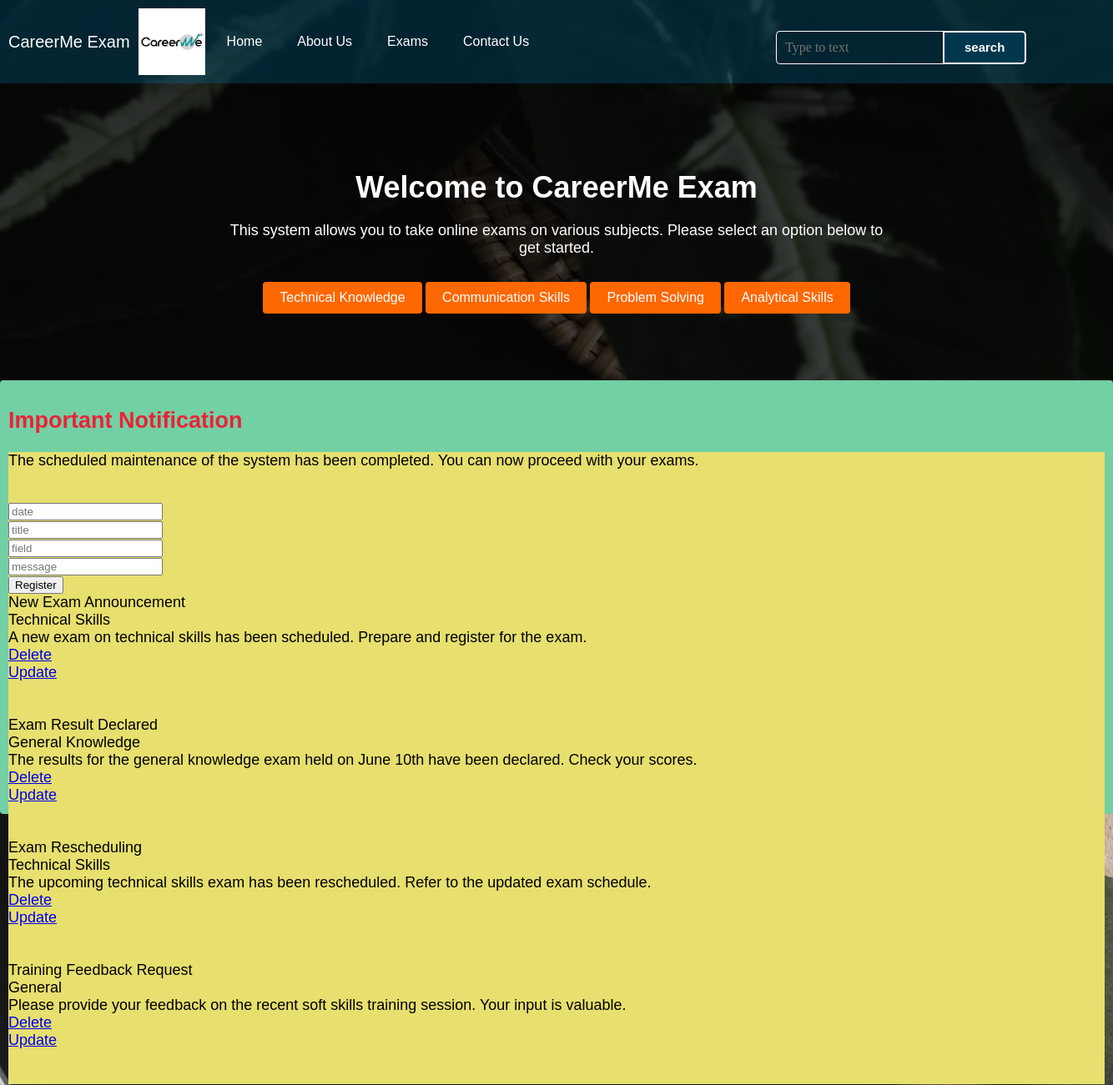
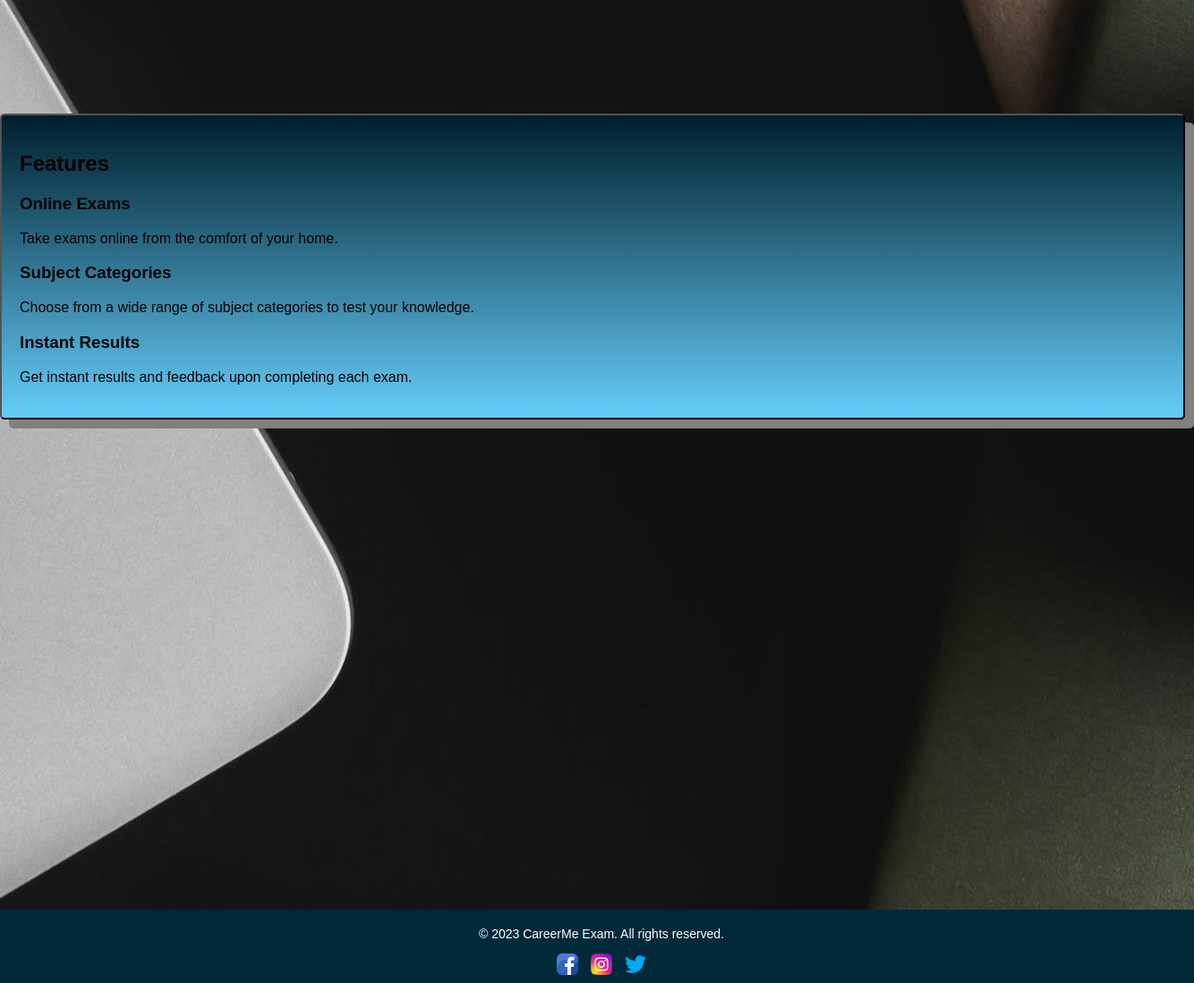
/Admin.php, run on the app's committed database (2 pictures, top to bottom).
### tables this page shows
CREATE TABLE `notifications` (
  `id` int(12) NOT NULL,
  `date` date NOT NULL,
  `title` varchar(255) NOT NULL,
  `field` varchar(255) NOT NULL,
  `message` text NOT NULL
);

### Admin.php (the view, shortened to what this page needs)
<!DOCTYPE html>
<html>
<head>
  <link rel="stylesheet" href="style1.css">
</head>
<body>
  <div class="navbar">
    <span class="navbar-text">CareerMe Exam</span>
    <img src="./imgs/ci.png" alt="Company Logo">
    <ul class="navbar-list">
      <li><a href="Home.html">Home</a></li>
      <li><a href="aboutus.html">About Us</a></li>
      <li><a href="./Exam.html">Exams</a></li>
      <li><a href="contactus.html">Contact Us</a></li>
    </ul>
    <div class="search">
      <input class="srch" type="search" name="" placeholder="Type to text">
      <a href="#"><button class="btn">search</button></a>
    </div>
  </div>
  <div class="hero-section">
    <div class="hero-content">
      <h1>Welcome to CareerMe Exam</h1>
      <p>This system allows you to take online exams on various subjects. Please select an option below to get started.</p>
      <div class="subject-buttons">
        <a href="#" class="button1">Technical Knowledge</a>
        <a href="#" class="button1">Communication Skills</a>
        <a href="#" class="button1">Problem Solving</a>
        <a href="#" class="button1">Analytical Skills</a>
      </div>
    </div>
  </div>
  <div class="notification">
    <div class="top">
    <h2>Important Notification</h2>
    <div class="pline"><p>The scheduled maintenance of the system has been completed. You can now proceed with your exams.</p>
    <form action="AddNew.php" method="POST">
        <br>
        <input type="text" name="date" placeholder="date" >
        <br>
        <input type="text" name="title" placeholder="title">
        <br>
        <input type="text" name="field" placeholder="field">
        <br>
        <input type="text" name="message" placeholder="message" width="90px" height="50px">
        <br>
        <button tye="submit" name="reg">Register</button>
    </form>
    <?php
      include 'config.php';
      $sql3 = "SELECT * FROM notifications";
      $result3 = mysqli_query($conn, $sql3);
      foreach ($result3 as $row){
        echo $row['title'] . "<br>";
        echo $row['field'] . "<br>";
        echo $row['message'] . "<br>";?>
        <div><a href="delete.php?id=<?=$row['id'];?>">Delete</a></div>
        <div><a href="update.php?id=<?=$row['id'];?>">Update</a></div>
        <?php echo "<br><br>"; ?>
        <?php
      }
    ?>
    </div></div>
  </div>
  <br><br><br><br><br><br><br><br><br><br><br><br><br><br><br><br><br><br><br><br><br><br><br><br>
  <div class="features-section">
    <h2>Features</h2>
    <div class="features">
      <div class="feature">
        <h3>Online Exams</h3>
        <p>Take exams online from the comfort of your home.</p>
      </div>
      <div class="feature">
        <h3>Subject Categories</h3>
        <p>Choose from a wide range of subject categories to test your knowledge.</p>
      </div>
      <div class="feature">
        <h3>Instant Results</h3>
        <p>Get instant results and feedback upon completing each exam.</p>
      </div>
    </div>
  </div>
  <div class="footer">
    <p>&copy; 2023 CareerMe Exam. All rights reserved.</p>
    <div class="social-media-icons">
      <a href="#"><img src="./imgs/facebook (1).png" alt="Facebook" class="icon"></a>
      <a href="#"><img src="./imgs/instagram (1).png" alt="Instagram" class="icon"></a>
      <a href="#"><img src="./imgs/twitter (1).png" alt="Twitter" class="icon"></a>
    </div>
  </div>
</body>
</html>

### style1.css (style rules this page uses)
html, body { margin: 0; padding: 0; }
body { height: 300vh; background-image: url(./imgs/bc2.jpg); background-color: rgba(0, 0, 0); background-repeat: no-repeat; background-size:cover; background-position: center; overflow: auto; font-family: Arial, sans-serif; }
.navbar { display: flex; align-items: center; background-color: rgba(0, 41, 58, 0.8); padding: 10px; }
.navbar img { width: 80px; height: 80px; margin-right: 10px; }
.navbar-text { font-size: 20px; color: #fff; margin-right: 10px; }
ul.navbar-list { list-style-type: none; margin: 0; padding: 0; display: flex; }
ul.navbar-list li { margin-right: 10px; }
ul.navbar-list li a { display:block; color: #fff; text-align: center; padding: 14px 16px; text-decoration:none; }
.search { width: 330px; float: left; margin-left: 270px; }
.srch { font-family: 'Times New Roman'; width: 200px; height: 40px; background: transparent; border: 1px solid #fff; margin-top: 13px; color: white; border-right: none; font-size: 16px; float: left; padding: 10px; border-bottom-left-radius: 5px; border-top-left-radius: 5px; }
.btn { width: 100px; height: 40px; background: #01374e; border: 2px solid #fff; margin-top: 13px; color: white; font-size: 15px; border-bottom-right-radius: 5px; border-top-right-radius: 5px; font-weight: bold; }
.hero-section { background-color: rgba(0, 0, 0, 0.7); padding: 80px 0; text-align: center; color: #fff; }
.hero-content { max-width: 800px; margin: 0 auto; }
.hero-content h1 { font-size: 36px; margin-bottom: 20px; }
.hero-content p { font-size: 18px; margin-bottom: 30px; }
.button1 { display: inline-block; padding: 10px 20px; background-color: #ff6700; color: #fff; text-decoration: none; border-radius: 4px; }
.notification { background-color: #73cfa4; color: #e92337; padding: 10px; margin-bottom: 20px; border-radius: 4px; height: 500px; }
.notification .top { font-size: 18px; font-family: Arial, Helvetica, sans-serif; }
.notification .top .pline { color:#000; font-family:Verdana, Geneva, Tahoma, sans-serif; background-color: #e7df6e; }
.features-section { border: 2px solid #000; padding: 20px; border-radius: 5px; background-image: linear-gradient(#001e2b, #65cdfa); border-style: outset; width: 1280px; box-shadow: 10px 10px gray; }
.footer { position: fixed; left: 0; bottom: 0; width: 100%; background-color:rgba(0, 41, 58, 1); color: white; text-align: center; padding: 5px; }
.footer p { font-size: 14px; }
.social-media-icons { margin-top: 20; }
.social-media-icons a { display: inline-block; margin: 0 5px; color:#fff; }
.icon { width: 24px; height: 24px; color:#fff; }

### data on the page
notifications: title "New Exam Announcement", field "Technical Skills", message "A new exam on technical skills has been scheduled. Prepare and register for the exam."
notifications: title "Exam Result Declared", field "General Knowledge", message "The results for the general knowledge exam held on June 10th have been declared. Check your scores."
notifications: title "Exam Rescheduling", field "Technical Skills", message "The upcoming technical skills exam has been rescheduled. Refer to the updated exam schedule."
notifications: title "Training Feedback Request", field "General", message "Please provide your feedback on the recent soft skills training session. Your input is valuable."
